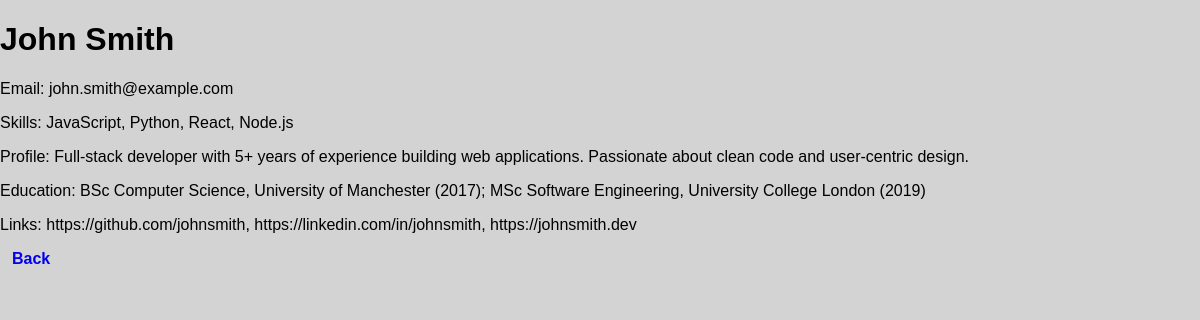
The page /EmployeeDatabse/details.php?id=1 on the database its author committed.
### tables this page shows
CREATE TABLE `cvs` (
  `id` bigint(20) UNSIGNED NOT NULL,
  `name` varchar(100) NOT NULL,
  `email` varchar(100) NOT NULL,
  `password` varchar(255) NOT NULL,
  `keyprogramming` varchar(255) DEFAULT NULL,
  `profile` varchar(500) DEFAULT NULL,
  `education` varchar(500) DEFAULT NULL,
  `URLlinks` varchar(500) DEFAULT NULL
);

### EmployeeDatabse/connectdb.php (called while the page is built, shortened)
<?php
function e($value) {
    return htmlspecialchars((string)$value, ENT_QUOTES, 'UTF-8');
}

### EmployeeDatabse/details.php (the view, shortened to what this page needs)
<?php
require_once 'connectdb.php';
$id = (int)($_GET['id'] ?? 0);
$stmt = $conn->prepare("SELECT name, email, keyprogramming, profile, education, URLlinks FROM cvs WHERE id = ?");
$stmt->bind_param("i", $id);
$stmt->execute();
$row = $stmt->get_result()->fetch_assoc();
?>
<!DOCTYPE html>
<html>
<head>
    <link rel="stylesheet" href="CSS/style.css">
</head>
<body>
<?php if(!$row) { ?>
    <h1>CV not found</h1>
<?php } else { ?>
    <h1><?php echo e($row['name']); ?></h1>
    <p>Email: <?php echo e($row['email']); ?></p>
    <p>Skills: <?php echo e($row['keyprogramming']); ?></p>
    <p>Profile: <?php echo e($row['profile']); ?></p>
    <p>Education: <?php echo e($row['education']); ?></p>
    <p>Links: <?php echo e($row['URLlinks']); ?></p>
<?php } ?>
    <a href="index.php">Back</a>
</body>
</html>

### EmployeeDatabse/CSS/style.css (style rules this page uses)
body { background-color: lightgrey;font-family: sans-serif;width: auto;height: auto; }
p { font: 1em sans-serif; }
body { font-family: sans-serif; margin: 0; }
a { padding: 12px; margin-right: 12px; text-decoration: none; font-weight: bold; }

### rows shown on the page
cvs: name "John Smith", email "john.smith@example.com", keyprogramming "JavaScript, Python, React, Node.js", profile "Full-stack developer with 5+ years of experience building web applications. Passionate about clean code and user-centric design.", education "BSc Computer Science, University of Manchester (2017); MSc Software Engineering, University College London (2019)", URLlinks "https://github.com/johnsmith, https://linkedin.com/in/johnsmith, https://johnsmith.dev"
